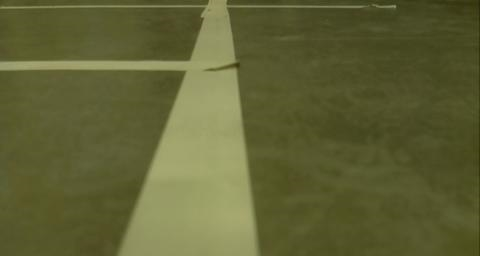
#> input picture Semester2/Python/cam.jpg, 480 x 256 px
$ python image_processing.py   (Python 2 division)
#> lines starting #> are read from the running program, lines starting #| are printed output that depends on the picture
#> in main, img is the input picture: shape (256, 480, 3); mean R, G, B 96.2, 97.7, 53.2
import matplotlib.pyplot as plt
import matplotlib.image as mpimg
import numpy as np
import scipy.signal as sig
import matplotlib
import time
import Image
sobelX = 1/2.*np.array([[-1,0,1],[-2,0,2],[-1,0,1]])
sobelY = 1/2.*np.array([[-1,-2,-1],[0,0,0],[1,2,1]])

def show_image(image):
    plt.imshow(image,cmap='gray')
    plt.show()
def rgb2gray(rgb):
    r, g, b = rgb[:,:,0], rgb[:,:,1], rgb[:,:,2]
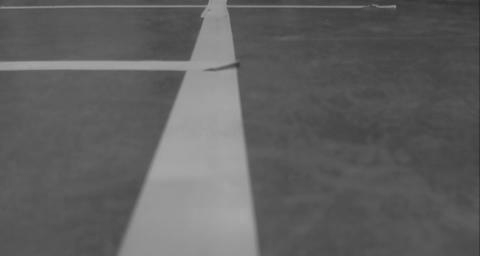
#> r: shape (256, 480); min 40, max 169, mean 96.2
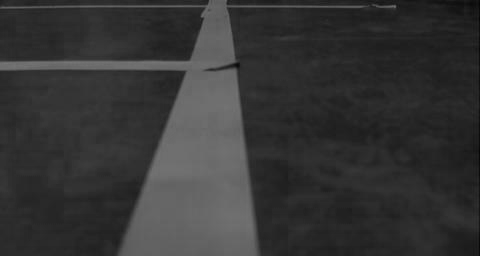
#> b: shape (256, 480); min 5, max 119, mean 53.2
    gray = 0.2989 * r + 0.5870 * g + 0.1140 * b
    return gray

# [20 lines left out: function fast_check_collom, not called in this run]

def fast_check_row(row,image):
    global sobelX
    TRESHHOLD = 35
    result_row = np.empty(0)
    result_collom = np.empty(0)
    temp = image[row-1:row+2,:]
    Gx = np.abs(sig.convolve2d(temp,sobelX,'same'))
    t = np.where(Gx[1,1:-2]>TRESHHOLD)[0]
    i = 0
    while i < t.shape[0]:
        if t[i]+1 < Gx.shape[1] and t[i]-1>0:
            if Gx[1,t[i]+1] <= Gx[1,t[i]]  or Gx[1,t[i]+1] <  Gx[1,t[i]+2]:
                t = np.delete(t,i)
            else:
                i+=1
        else:
            i+=1
    result_row = np.append(result_row,np.ones(t.shape)*row)
    result_collom = np.append(result_collom,t+1)
    return result_row,result_collom

# [114 lines left out: functions check_mask, canny, generate_mask, not called in this run]

def to_left_bottom_origin(row,col,image_size):
    return col,image_size[0] - row

def main():
    start = time.time()
    img = mpimg.imread('cam.jpg')
    #gray = Image.open('cam.jpg').convert('LA')
    #show_image(img)
    #gray = matplotlib.colors.rgb_to_hsv(img)
    gray = rgb2gray(img)
    #gray = img[:,:,3]
    #show_image(gray)
    IMAGE_SIZE = gray.shape
#> IMAGE_SIZE = (256, 480)
    # [16 lines of commented-out code are left out]
    r4,c4 = fast_check_row(IMAGE_SIZE[0]*0.9,gray)
    rt1,ct1 = fast_check_row(IMAGE_SIZE[0]*0.8,gray)
    r4,c4 = np.append(r4,rt1),np.append(c4,ct1)
    rt2,ct2 = fast_check_collom(IMAGE_SIZE[1]*0.2,gray)
    r4,c4 = np.append(r4,rt2),np.append(c4,ct2)
    rt3,ct3 = fast_check_collom(IMAGE_SIZE[1]*0.8,gray)
    r4,c4 = np.append(r4,rt3),np.append(c4,ct3)
    end = time.time()
    print 'row collom check', end - start
    # [5 lines of commented-out code are left out]
    plt.plot(c4,r4,'bo')
    plt.hold(True)
    plt.imshow(gray,cmap='gray')
    plt.show()
    # [5 lines of commented-out code are left out]
if __name__ == '__main__':
#> (the run stopped early here; a loop or call above may not have finished)
